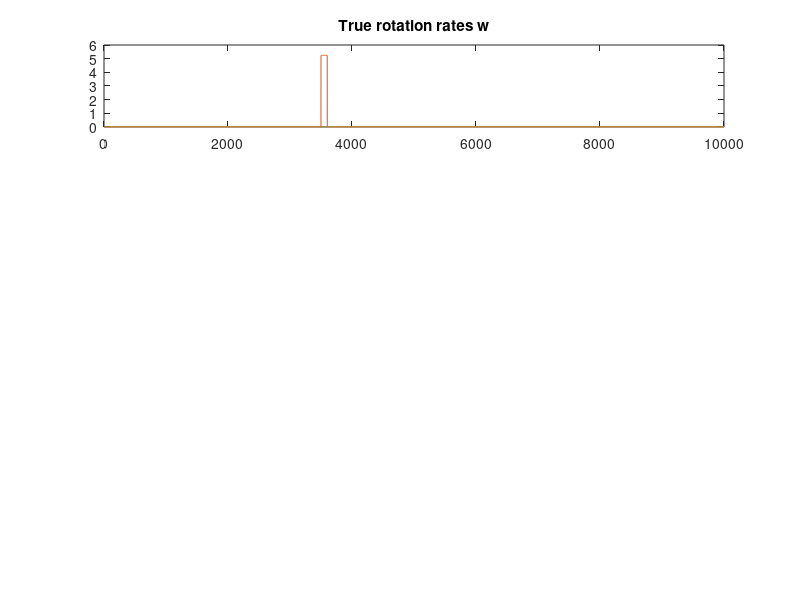

Write the MATLAB code that produced this figure. (Note: this script raises an error after producing the figure.)

% the biases are changed twice during the iteration cycle
% initial orientation is rolled positive 45 degrees, then bumped in body
% pitch, down by 30 degrees.
% the filter estimates the biases of the gyro successfully.
% The filter estimates do diverge after long timescales, and at present is
% thought to be due to linearization errors regarding the orientation --
% it gets worse for larger biases. Next step is to make a copy of this
% script and implement the velocity based pitch roll estimate, and then a
% feedback structure. We may also upgrade to passing orientations by
% quaternions rather than the rotation matrices

clc
clear

disp 'STARTING...'

figure(1),clf

iter = 10000;
dt = 0.001;

gn = [0;0;1]; % forward left up

initE = [pi/4;0;0];
bias = [0.;0.01;0];
bias2 = [-0.005;0;0];


% something with bias.


true.w = zeros(iter, 3);

true.w(3500:3600,2) = +pi/6/100*1000;

subplot(411),plot(true.w)
title('True rotation rates w')

% tbRl = eye(3);
tbRl = q2R(e2q(initE));

% E = cumsum(true.w.*dt);
E = [];
GB = [];
for k = 1:iter
    tbRl = closed_form_DCM_farrell(-dt*true.w(k,:)', tbRl); % True rotation matrix
    E = [E; q2e(R2q(tbRl))'];
    GB = [GB;(tbRl'*gn)'];
end

subplot(413),plot(E)
title('True Euler angles')
subplot(414),plot(GB)
title('True body measured accelerations')


measured.w = true.w;
% add the biases to the measured values
for k = 500:(iter-5000)
    measured.w(k,:) = measured.w(k,:) + bias';
end
for k = (iter-7000):iter
    measured.w(k,:) = measured.w(k,:) + bias2';
end
measured.w = measured.w + 0.001*randn(size(measured.w));

subplot(412),plot(measured.w)
title('Measured rotation rates w')


% estimate the misalignment and gyro bias

posterior.x = zeros(6,1);
posterior.P = blkdiag(1*eye(3),1*eye(3));


Disc.B = 0;

X = [];
COV = [];

tbRl = q2R(e2q(initE));
bRl = q2R(e2q(initE));

DE = [];
TE = [];

for k = 1:iter
    tbRl = closed_form_DCM_farrell(-dt*true.w(k,:)', tbRl); % True rotation matrix
    bRl = closed_form_DCM_farrell(-dt*measured.w(k,:)', bRl); % use negative rotations because here we are looking at the body to world rotations
%     bRl = q2R(e2q(E(k,:)'));

    F = zeros(6);
    F(1:3,4:6) = bRl';
    
    Disc.A = eye(6) + F.*dt; % Basic first order approximate
    Disc.C = [eye(3), zeros(3)];
    
    covariances.R = 1E-3*eye(3);
    
    Q = diag([1E-10*ones(1,3), 1E-5*ones(1,3)]);
    
    L = [bRl', zeros(3); zeros(3), eye(3)];
    covariances.Qd = L*Q*L'*dt;
    
    priori = KF_timeupdate(posterior, 0, Disc, covariances);
    
    %     testE = E(k,:)' - dE_R
    %     dE = zeros(3,1) - E(k,:)';

    predE = q2e(R2q(bRl));
    %     dE = zeros(3,1) - predE    

    d_bRl = bRl' * tbRl;
    dE_R = q2e(R2q(d_bRl));
    
    dE = dE_R;
    
    DE = [DE;dE'];
    TE = [TE;predE'];
    
    posterior = KF_measupdate(priori, Disc, [dE]);
    
    X = [X; posterior.x'];
    COV = [COV;diag(posterior.P)'];
end

figure(2),clf

subplot(411),plot(DE)
title('Measured Misalignment')
grid on

subplot(412),plot(DE - X(:,1:3))
title('KF misalignment estimate errors')
grid on

subplot(413),plot(X(:,4:6))
title('Estimated gyro biases')
grid on

sf = 2;
index = 4;
subplot(4,3,10),plot(0*[bias(1)*ones(iter,1)] + X(:,index))
hold on
semilogx(sqrt(COV(:,index)) ,'r')
semilogx(-sqrt(COV(:,index)) ,'r')
axis([1,iter,-sf*max(bias),sf*max(bias)])
grid on

index = 5;
subplot(4,3,11),plot(0*[bias(2)*ones(iter,1)] + X(:,index))
hold on
semilogx(sqrt(COV(:,index)) ,'r')
semilogx(-sqrt(COV(:,index)) ,'r')
axis([1,iter,-sf*max(bias),sf*max(bias)])
grid on

index = 6;
subplot(4,3,12),plot(0*[bias(3)*ones(iter,1)] + X(:,index))
hold on
semilogx(sqrt(COV(:,index)) ,'r')
semilogx(-sqrt(COV(:,index)) ,'r')
axis([1,iter,-sf*max(bias),sf*max(bias)])
grid on


disp 'DONE'


